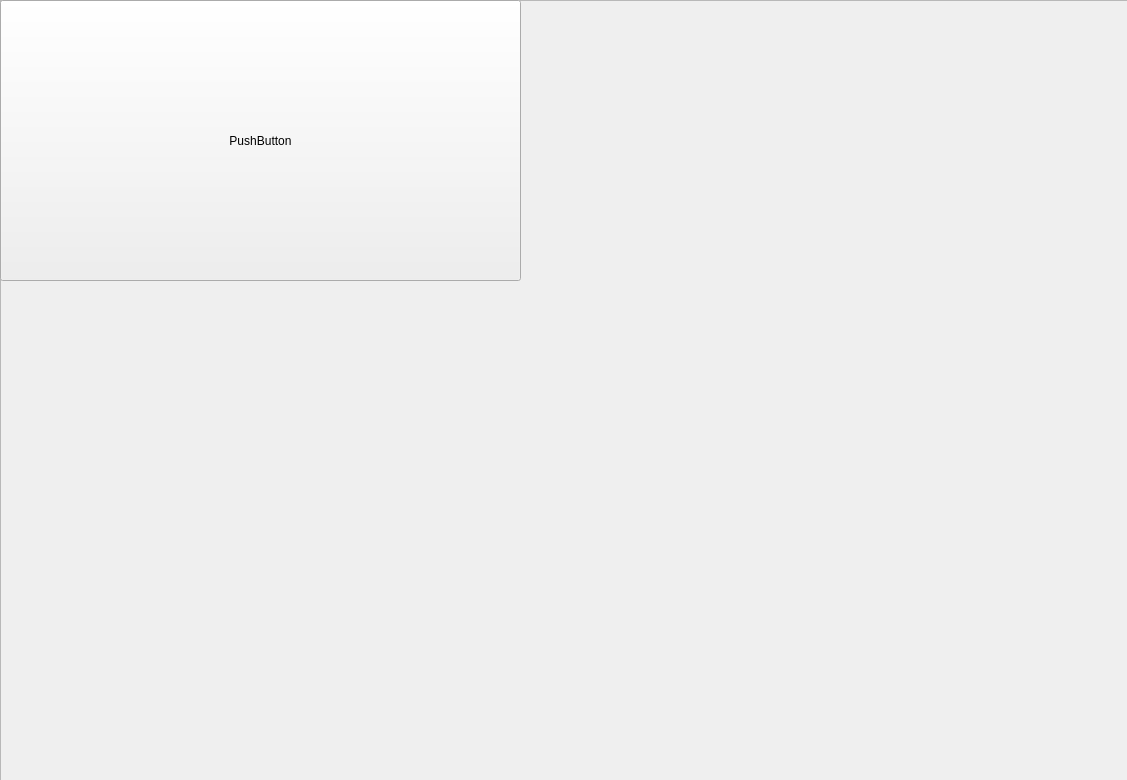
<?xml version="1.0" encoding="UTF-8"?>
<ui version="4.0">
 <class>MainWindow</class>
 <widget class="QMainWindow" name="MainWindow">
  <property name="geometry">
   <rect>
    <x>0</x>
    <y>0</y>
    <width>1127</width>
    <height>780</height>
   </rect>
  </property>
  <property name="windowTitle">
   <string>MainWindow</string>
  </property>
  <widget class="QWidget" name="centralwidget">
   <widget class="QWidget" name="gridLayoutWidget">
    <property name="geometry">
     <rect>
      <x>0</x>
      <y>0</y>
      <width>1131</width>
      <height>781</height>
     </rect>
    </property>
    <layout class="QGridLayout" name="gridLayout">
     <item row="0" column="0">
      <widget class="QFrame" name="frame">
       <property name="frameShape">
        <enum>QFrame::StyledPanel</enum>
       </property>
       <property name="frameShadow">
        <enum>QFrame::Raised</enum>
       </property>
       <widget class="QPushButton" name="pushButton">
        <property name="geometry">
         <rect>
          <x>0</x>
          <y>0</y>
          <width>521</width>
          <height>281</height>
         </rect>
        </property>
        <property name="text">
         <string>PushButton</string>
        </property>
       </widget>
      </widget>
     </item>
    </layout>
   </widget>
  </widget>
 </widget>
 <resources/>
 <connections/>
</ui>
